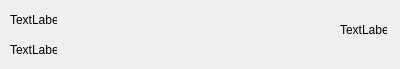
<?xml version="1.0" encoding="UTF-8"?>
<ui version="4.0">
 <class>DeviceItemForm</class>
 <widget class="QWidget" name="DeviceItemForm">
  <property name="geometry">
   <rect>
    <x>0</x>
    <y>0</y>
    <width>400</width>
    <height>69</height>
   </rect>
  </property>
  <property name="windowTitle">
   <string>Form</string>
  </property>
  <widget class="QLabel" name="state">
   <property name="geometry">
    <rect>
     <x>340</x>
     <y>20</y>
     <width>47</width>
     <height>20</height>
    </rect>
   </property>
   <property name="text">
    <string>TextLabel</string>
   </property>
  </widget>
  <widget class="QLabel" name="desc">
   <property name="geometry">
    <rect>
     <x>10</x>
     <y>10</y>
     <width>47</width>
     <height>20</height>
    </rect>
   </property>
   <property name="text">
    <string>TextLabel</string>
   </property>
  </widget>
  <widget class="QLabel" name="mc">
   <property name="geometry">
    <rect>
     <x>10</x>
     <y>40</y>
     <width>47</width>
     <height>20</height>
    </rect>
   </property>
   <property name="text">
    <string>TextLabel</string>
   </property>
  </widget>
 </widget>
 <resources/>
 <connections/>
</ui>
